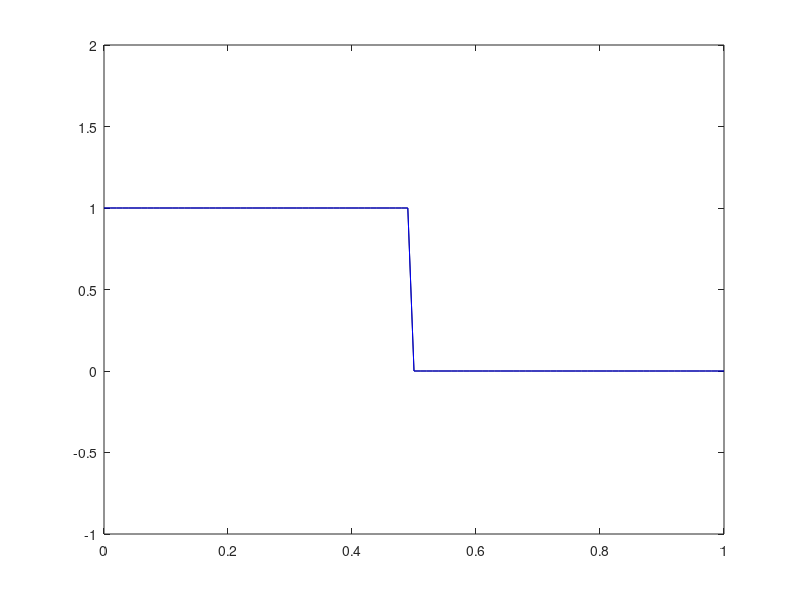

Recreate this plot in MATLAB. (Note: this script raises an error after producing the figure.)
clear;
close all;
clc;

delta_t = 0.001;
delta_x = 0.01;
gama = delta_t/(delta_x);
x = 1;
partitions = (x/delta_x) + 1;
U = zeros(partitions,1);
for i = 1:partitions
    if (((i - 1)*delta_x) < 0.5)
        U(i,1) = 1;
    else
        U(i,1) = 0;
    end
end
Uinitial = U;
dx = 0:delta_x:1;
for time = 0:delta_t:0.25
    U_prime = U;
    U(1,1) = U_prime(1,1) - gama*U_prime(1,1)*(U_prime(1,1) - 1);
    for i = 2: partitions
        U(i,1) = U_prime(i,1) - gama*U_prime(i,1)*((U_prime(i) - U_prime(i - 1)));
    end
    
   plot(dx,Uinitial,'k',dx,U,'b');
    axis ([0 1 -1 2]);
    suptitle(['time = ', num2str(time)]);
    pause(0.02);
end
    